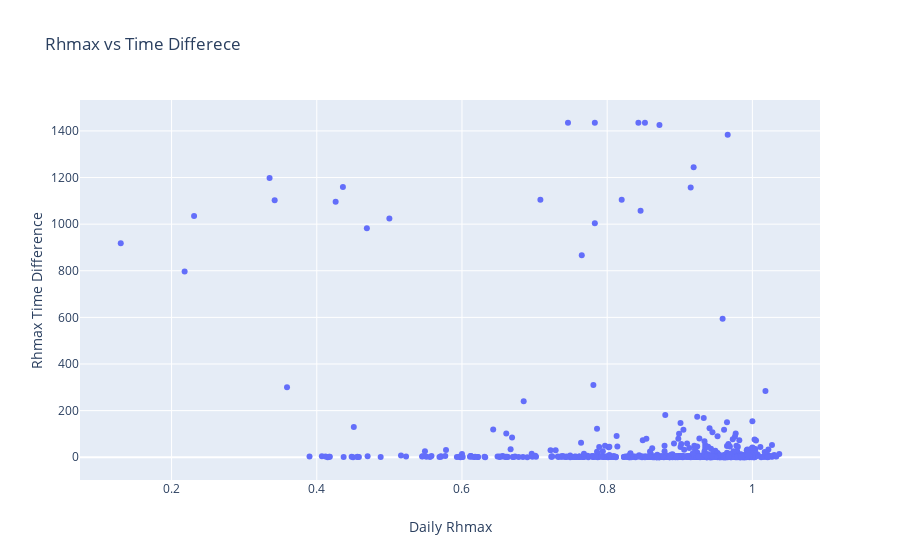

Notebook code for this chart:
### Code cell
rhmxtm_fig = go.Figure(data=[go.Scatter(
    x=df.rhmax,y=df.rhmxtm_diff,text=df.date,mode='markers',name='rhmxtm')],
                   layout=go.Layout(title=go.layout.Title(text='Rhmax vs Time Differece'),
                                   xaxis=go.layout.XAxis(title=go.layout.xaxis.Title(text='Daily Rhmax')),
                                   yaxis=go.layout.YAxis(title=go.layout.yaxis.Title(text='Rhmax Time Difference'))))
rhmxtm_fig.show()

### Figure 1 — Plotly figure (JSON) as saved in the notebook; plotly's stock layout.template omitted (floating-point values rounded to 4 significant figures; data arrays with more than 128 entries replaced by an {"elided": "..."} marker saying what was removed)
{"data": [{"mode": "markers", "name": "rhmxtm", "text": {"elided": "749 str values"}, "type": "scatter", "x": {"elided": "749 float values"}, "y": {"elided": "749 float values"}}], "layout": {"title": {"text": "Rhmax vs Time Differece"}, "xaxis": {"title": {"text": "Daily Rhmax"}}, "yaxis": {"title": {"text": "Rhmax Time Difference"}}}}
